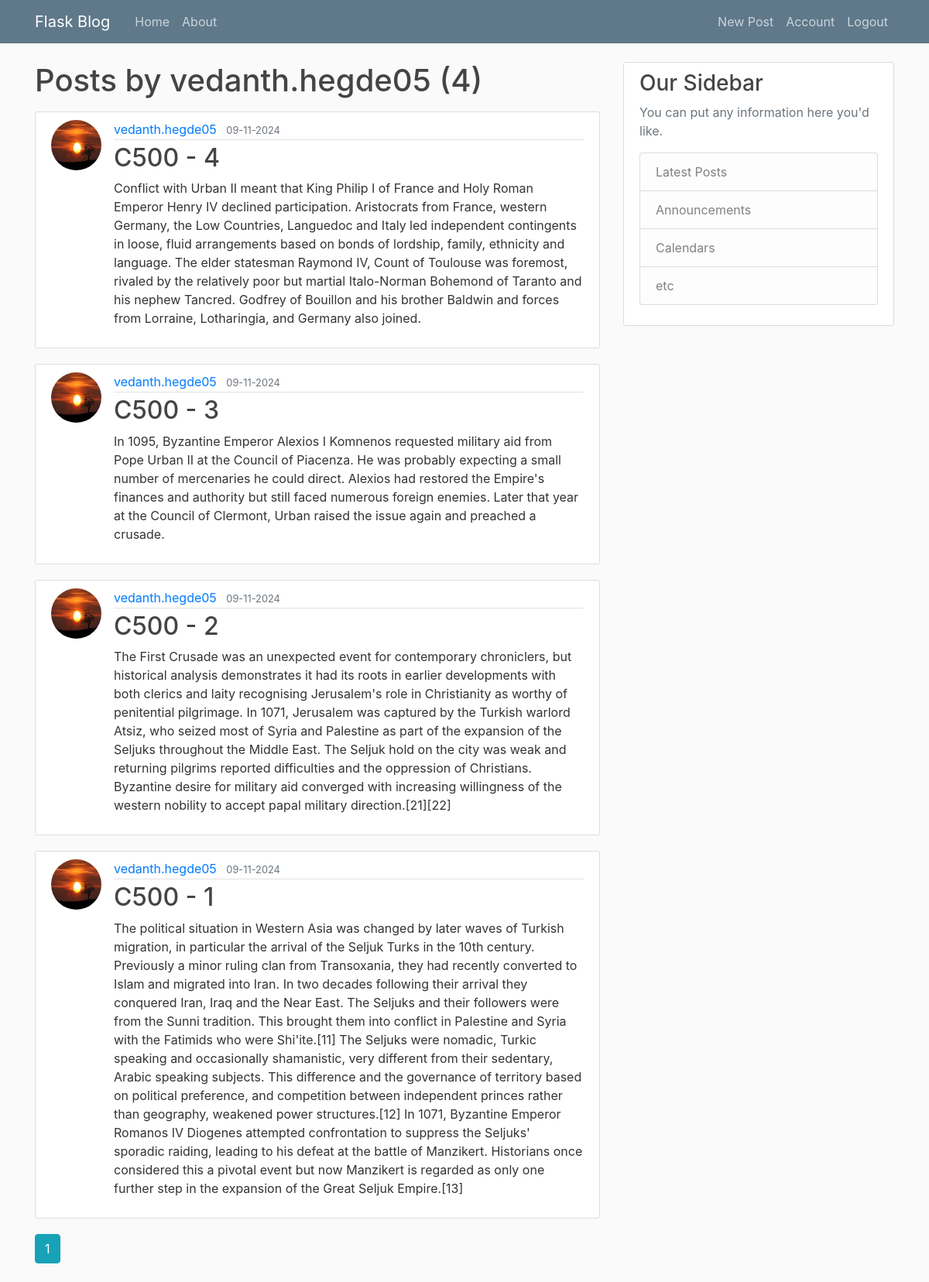
The app's page /user/vedanth.hegde05 (signed in) with its own data.
### flask_corey/models.py (models this page shows, shortened)
class User(db.Model, UserMixin):
    id = db.Column(db.Integer, primary_key=True)
    username = db.Column(db.String(20), unique=True, nullable=False)
    email = db.Column(db.String(120), unique=True, nullable=False)
    image_file = db.Column(db.String(20), nullable=False, default='default.jpg')
    password = db.Column(db.String(60), nullable=False)
    posts = db.relationship('Post', backref='author', lazy=True)

class Post(db.Model):
    id = db.Column(db.Integer, primary_key=True)
    title = db.Column(db.String(100), nullable=False)
    date_posted = db.Column(db.DateTime, nullable=False, default=datetime.utcnow)
    content = db.Column(db.Text, nullable=False)
    user_id = db.Column(db.Integer, db.ForeignKey('user.id'), nullable=False)

### flask_corey/users/routes.py (the view)
@users.route("/user/<string:username>")
def user_posts(username):
    page = request.args.get('page', 1, type=int)
    user = User.query.filter_by(username=username).first_or_404()
    posts = Post.query.filter_by(author=user).order_by(Post.date_posted.desc()).paginate(page=page, per_page=4)
    return render_template('user_post.html', posts=posts, user=user)

### flask_corey/models.py (called while the page is built)
@login_manager.user_loader
def load_user(user_id):
    return User.query.get(int(user_id))

### flask_corey/templates/user_post.html
{% extends "layout.html" %}
{% block content %}
    <h1 class="mb-3">Posts by {{ user.username }} ({{ posts.total }})</h1>
    {% for post in posts.items %}
        <article class="media content-section">
            <img src="{{ url_for('static', filename='profile_pics/' + post.author.image_file) }}" class="rounded-circle article-img">
            <div class="media-body">
            <div class="article-metadata">
                <a class="mr-2" href="{{ url_for('users.user_posts', username=post.author.username) }}">{{ post.author.username }}</a>
                <small class="text-muted">{{ post.date_posted.strftime('%m-%d-%Y') }}</small>
            </div>
            <h2><a class="article-title" href="{{ url_for('posts.post', post_id=post.id) }}">{{ post.title }}</a></h2>
            <p class="article-content">{{ post.content }}</p>
            </div>
        </article>
    {% endfor %}
    {% for page_num in posts.iter_pages(left_edge=1, right_edge=1, left_current=1, right_current=2) %}
        {% if page_num %}
            {% if posts.page == page_num %}
                <a class="btn btn-info mb-4" href="{{ url_for('users.user_posts', username=user.username, page=page_num) }}">{{ page_num }}</a>
            {% else %}
                <a class="btn btn-outline-info mb-4" href="{{ url_for('users.user_posts', username=user.username, page=page_num) }}">{{ page_num }}</a>
            {% endif %}
        {% else %}
            ...
        {% endif %}
    {% endfor %}
{% endblock content %}

### flask_corey/static/main.css (style rules this page uses)
body { background: #fafafa; color: #333333; margin-top: 5rem; }
h1, h2, h3, h4, h5, h6 { color: #444444; }
.content-section { background: #ffffff; padding: 10px 20px; border: 1px solid #dddddd; border-radius: 3px; margin-bottom: 20px; }
.article-title { color: #444444; }
.article-content { white-space: pre-line; }
.article-img { height: 65px; width: 65px; margin-right: 16px; }
.article-metadata { padding-bottom: 1px; margin-bottom: 4px; border-bottom: 1px solid #e3e3e3 }

### records on screen
User: username "vedanth.hegde05"
Post: image_file (placeholder picture), author.username "vedanth.hegde05", date_posted "09-11-2024", title "C500 - 4", content "Conflict with Urban II meant that King Philip I of France and Holy Roman Emperor Henry IV declined participation. Aristocrats from France, western Germany, the Low Countries, Languedoc and Italy led independent contingents in loose, fluid arrangements based on bonds of lordship, family, ethnicity and language. The elder statesman Raymond IV, Count of Toulouse was foremost, rivaled by the relatively poor but martial Italo-Norman Bohemond of Taranto and his nephew Tancred. Godfrey of Bouillon and his brother Baldwin and forces from Lorraine, Lotharingia, and Germany also joined."
Post: image_file (placeholder picture), author.username "vedanth.hegde05", date_posted "09-11-2024", title "C500 - 3", content "In 1095, Byzantine Emperor Alexios I Komnenos requested military aid from Pope Urban II at the Council of Piacenza. He was probably expecting a small number of mercenaries he could direct. Alexios had restored the Empire's finances and authority but still faced numerous foreign enemies. Later that year at the Council of Clermont, Urban raised the issue again and preached a crusade."
Post: image_file (placeholder picture), author.username "vedanth.hegde05", date_posted "09-11-2024", title "C500 - 2", content "The First Crusade was an unexpected event for contemporary chroniclers, but historical analysis demonstrates it had its roots in earlier developments with both clerics and laity recognising Jerusalem's role in Christianity as worthy of penitential pilgrimage. In 1071, Jerusalem was captured by the Turkish warlord Atsiz, who seized most of Syria and Palestine as part of the expansion of the Seljuks throughout the Middle East. The Seljuk hold on the city was weak and returning pilgrims reported difficulties and the oppression of Christians. Byzantine desire for military aid converged with increasing willingness of the western nobility to accept papal military direction.[21][22]"
Post: image_file (placeholder picture), author.username "vedanth.hegde05", date_posted "09-11-2024", title "C500 - 1", content "The political situation in Western Asia was changed by later waves of Turkish migration, in particular the arrival of the Seljuk Turks in the 10th century. Previously a minor ruling clan from Transoxania, they had recently converted to Islam and migrated into Iran. In two decades following their arrival they conquered Iran, Iraq and the Near East. The Seljuks and their followers were from the Sunni tradition. This brought them into conflict in Palestine and Syria with the Fatimids who were Shi'ite.[11] The Seljuks were nomadic, Turkic speaking and occasionally shamanistic, very different from their sedentary, Arabic speaking subjects. This difference and the governance of territory based on…"

### other values on screen
{{ posts.total }} "4"
{{ page_num }} "1"
